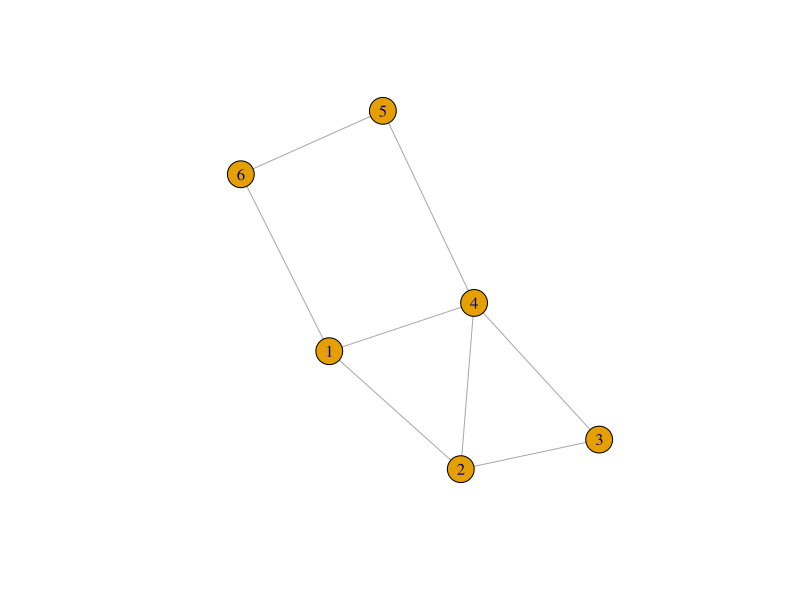

Recreate this plot in R.
# DO THI

install.packages('igraph')
library(igraph)

# Vo Huong
help(graph)
vo_huong <- make_graph(c(1, 2, 2, 3, 3, 4, 5, 6, 4,1, 2,4, 4,5, 6,1), directed = FALSE)
plot(vo_huong)

